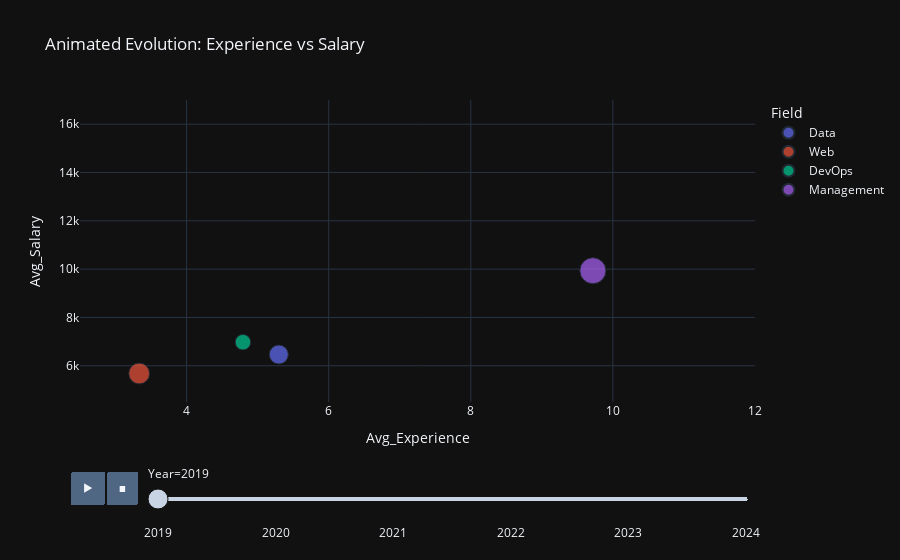

Source (notebook cell):
### Markdown cell above
### 📊 Challenge 2 – Animated Chart

**Goal:** Build an animated scatter (or other chart) that shows how your data evolves over a discrete time dimension.

**Tasks:**
- Create or reuse a time-series style dataset containing:
  - A time variable (e.g. `Year`, `Month`, or `Frame`).
  - At least two numeric variables to plot (e.g. `Age`, `Salary`, `Experience`).
  - One or more categorical variables for `color` or `facet` if useful.
- Use `px.scatter` (or another suitable `px.*` function) with the `animation_frame` argument set to your time variable.
- Optionally vary marker size (`size`) and color (`color`) for more information per frame.
- Play the animation and experiment with the controls (play/pause, slider, etc.).

### Code cell
# Challenge 2 – Animated Chart
import plotly.express as px
import pandas as pd
import numpy as np
from pathlib import Path

out_dir = Path("export")
out_dir.mkdir(exist_ok=True)

np.random.seed(42)
frames = []
for year in range(2019, 2025):
    for field in ["Data", "Web", "DevOps", "Management"]:
        base_salary = {"Data": 6500, "Web": 5600, "DevOps": 7100, "Management": 9800}[field]
        avg_exp = {"Data": 5, "Web": 4, "DevOps": 6, "Management": 10}[field]
        frames.append({
            "Year": year,
            "Field": field,
            "Avg_Experience": avg_exp + np.random.normal(0, 0.6),
            "Avg_Salary": base_salary + (year - 2019) * np.random.randint(250, 550) + np.random.normal(0, 250),
            "Team_Size": np.random.randint(8, 35),
        })

anim_df = pd.DataFrame(frames)

fig_anim = px.scatter(
    anim_df,
    x="Avg_Experience",
    y="Avg_Salary",
    size="Team_Size",
    color="Field",
    animation_frame="Year",
    range_x=[2.5, 12],
    range_y=[4500, 17000],
    template="plotly_dark",
    title="Animated Evolution: Experience vs Salary",
)
fig_anim.write_html(out_dir / "challenge2_animated_scatter.html", include_plotlyjs="cdn")
fig_anim.show()

### Figure 1 — Plotly figure (JSON) as saved in the notebook; plotly's stock layout.template omitted (floating-point values rounded to 4 significant figures)
{"data": [{"hovertemplate": "Field=Data<br>Year=2019<br>Avg_Experience=%{x}<br>Avg_Salary=%{y}<br>Team_Size=%{marker.size}<extra></extra>", "legendgroup": "Data", "marker": {"color": "#636efa", "size": [15], "sizemode": "area", "sizeref": 0.0825, "symbol": "circle"}, "mode": "markers", "name": "Data", "orientation": "v", "showlegend": true, "type": "scatter", "x": [5.298], "xaxis": "x", "y": [6465.0], "yaxis": "y"}, {"hovertemplate": "Field=Web<br>Year=2019<br>Avg_Experience=%{x}<br>Avg_Salary=%{y}<br>Team_Size=%{marker.size}<extra></extra>", "legendgroup": "Web", "marker": {"color": "#EF553B", "size": [18], "sizemode": "area", "sizeref": 0.0825, "symbol": "circle"}, "mode": "markers", "name": "Web", "orientation": "v", "showlegend": true, "type": "scatter", "x": [3.333], "xaxis": "x", "y": [5680.0], "yaxis": "y"}, {"hovertemplate": "Field=DevOps<br>Year=2019<br>Avg_Experience=%{x}<br>Avg_Salary=%{y}<br>Team_Size=%{marker.size}<extra></extra>", "legendgroup": "DevOps", "marker": {"color": "#00cc96", "size": [10], "sizemode": "area", "sizeref": 0.0825, "symbol": "circle"}, "mode": "markers", "name": "DevOps", "orientation": "v", "showlegend": true, "type": "scatter", "x": [4.793], "xaxis": "x", "y": [6977.0], "yaxis": "y"}, {"hovertemplate": "Field=Management<br>Year=2019<br>Avg_Experience=%{x}<br>Avg_Salary=%{y}<br>Team_Size=%{marker.size}<extra></extra>", "legendgroup": "Management", "marker": {"color": "#ab63fa", "size": [28], "sizemode": "area", "sizeref": 0.0825, "symbol": "circle"}, "mode": "markers", "name": "Management", "orientation": "v", "showlegend": true, "type": "scatter", "x": [9.718], "xaxis": "x", "y": [9936.0], "yaxis": "y"}], "layout": {"legend": {"itemsizing": "constant", "title": {"text": "Field"}, "tracegroupgap": 0}, "sliders": [{"active": 0, "currentvalue": {"prefix": "Year="}, "len": 0.9, "pad": {"b": 10, "t": 60}, "steps": [{"args": [["2019"], {"frame": {"duration": 0, "redraw": false}, "fromcurrent": true, "mode": "immediate", "transition": {"duration": 0, "easing": "linear"}}], "label": "2019", "method": "animate"}, {"args": [["2020"], {"frame": {"duration": 0, "redraw": false}, "fromcurrent": true, "mode": "immediate", "transition": {"duration": 0, "easing": "linear"}}], "label": "2020", "method": "animate"}, {"args": [["2021"], {"frame": {"duration": 0, "redraw": false}, "fromcurrent": true, "mode": "immediate", "transition": {"duration": 0, "easing": "linear"}}], "label": "2021", "method": "animate"}, {"args": [["2022"], {"frame": {"duration": 0, "redraw": false}, "fromcurrent": true, "mode": "immediate", "transition": {"duration": 0, "easing": "linear"}}], "label": "2022", "method": "animate"}, {"args": [["2023"], {"frame": {"duration": 0, "redraw": false}, "fromcurrent": true, "mode": "immediate", "transition": {"duration": 0, "easing": "linear"}}], "label": "2023", "method": "animate"}, {"args": [["2024"], {"frame": {"duration": 0, "redraw": false}, "fromcurrent": true, "mode": "immediate", "transition": {"duration": 0, "easing": "linear"}}], "label": "2024", "method": "animate"}], "x": 0.1, "xanchor": "left", "y": 0, "yanchor": "top"}], "title": {"text": "Animated Evolution: Experience vs Salary"}, "updatemenus": [{"buttons": [{"args": [null, {"frame": {"duration": 500, "redraw": false}, "fromcurrent": true, "mode": "immediate", "transition": {"duration": 500, "easing": "linear"}}], "label": "&#9654;", "method": "animate"}, {"args": [[null], {"frame": {"duration": 0, "redraw": false}, "fromcurrent": true, "mode": "immediate", "transition": {"duration": 0, "easing": "linear"}}], "label": "&#9724;", "method": "animate"}], "direction": "left", "pad": {"r": 10, "t": 70}, "showactive": false, "type": "buttons", "x": 0.1, "xanchor": "right", "y": 0, "yanchor": "top"}], "xaxis": {"anchor": "y", "domain": [0, 1], "range": [2.5, 12], "title": {"text": "Avg_Experience"}}, "yaxis": {"anchor": "x", "domain": [0, 1], "range": [4500, 17000], "title": {"text": "Avg_Salary"}}}}
